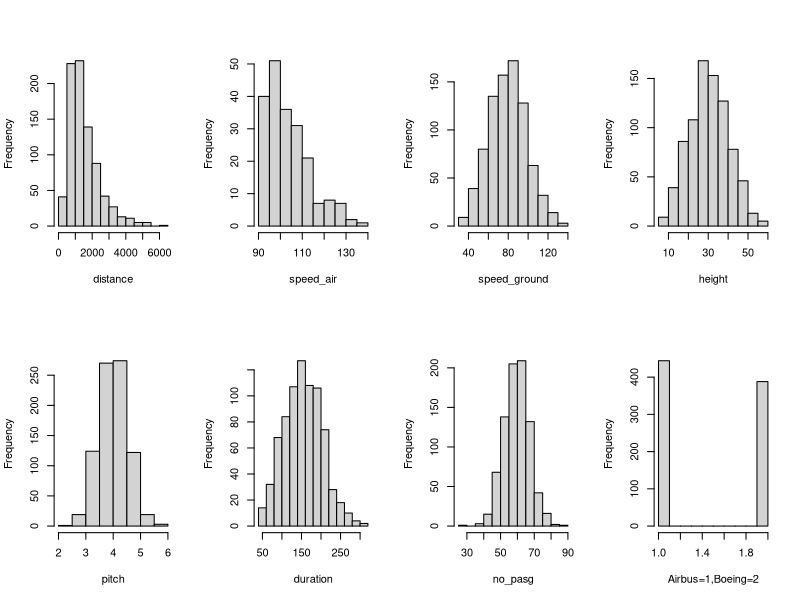
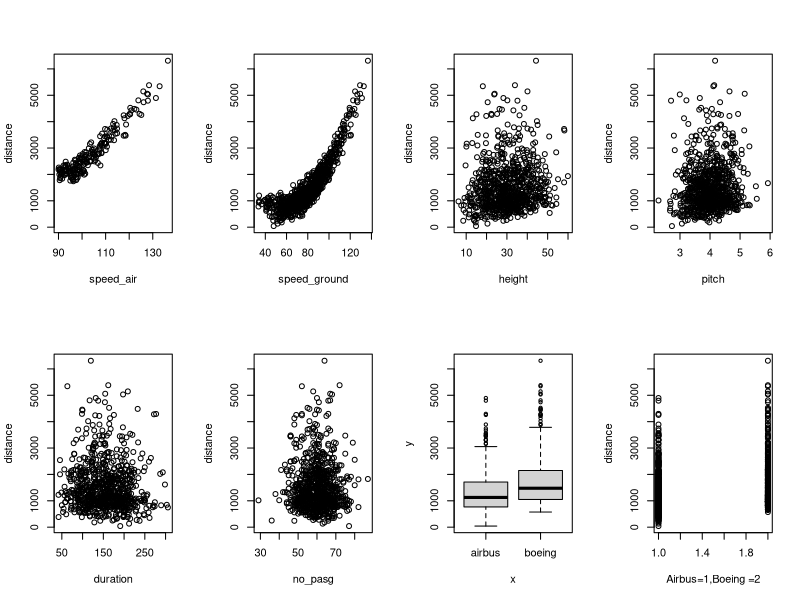
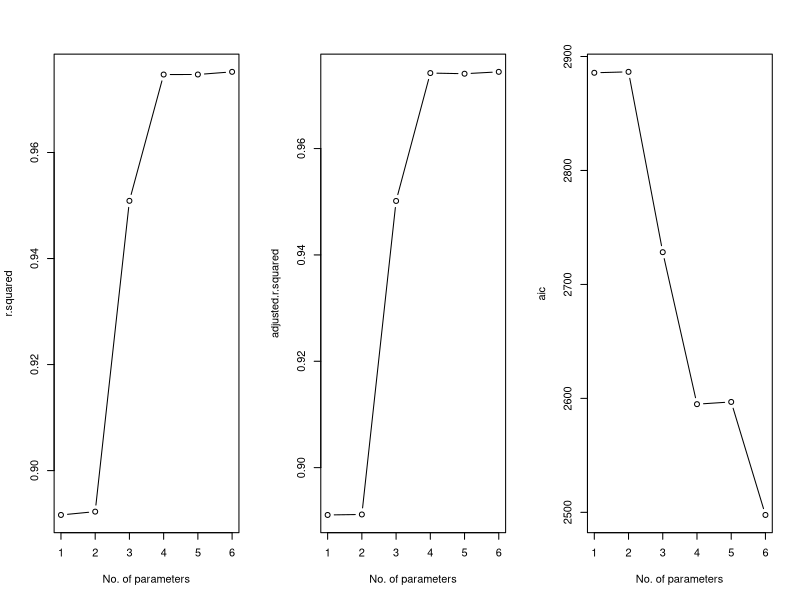

Here is the R script that generated these plots, in order:
rm(list = ls())

## Initial exploration of the data

# Step 1: Read in data
library(readxl)
FAA1 <- read_excel("FAA1.xls")
FAA2 <- read_excel("FAA2.xls")

# Step 2: Check structure of each data set
str(FAA1)
str(FAA2)
FAA1$aircraft <- factor(FAA1$aircraft) 
FAA2$aircraft <- factor(FAA2$aircraft)

# Step 3: Merge the two data sets 

# Before merging, will add duration column to FAA2
FAA2$duration <- rep(NA, 150)
FAA <- rbind(FAA1, FAA2)

# Check for duplicates 
sum(duplicated(FAA[-2])) 

# There are 100 duplicates so these should be removed leaving 850 observations
FAA <- FAA[!duplicated(FAA[-2]),]

# Confirm that there are no duplicates
sum(duplicated(FAA[-2])) == 0

# Step 4: Check structure of combined data set
str(FAA)
summary(FAA)
apply(FAA[-1], 2, sd, na.rm = TRUE)

# Step 5: First presentation slide. See notes. 

## Data Cleaning and further exploration

# Step 6:

attach(FAA)

# Take a look at abnormal obervations for each variable
FAA[duration <= 40 & is.na(duration) == F,]
FAA[no_pasg <= 0, ] # sanity check
FAA[speed_ground < 30 | speed_ground > 140, ]
FAA[(speed_air < 30 | speed_air > 140) & is.na(speed_air) == F, ]
FAA[height < 6, ]
FAA[distance > 6000, ] # these are not abnormal

# Keep only rows with normal values
FAA <- FAA[(duration > 40 | is.na(duration) == T) & no_pasg > 0 & (speed_ground >= 30 & speed_ground <= 140) & 
    ((speed_air >= 30 & speed_air <= 140) | is.na(speed_air) == T) & height >= 6,]

attach(FAA)

# Check number of remaining rows
nrow(FAA)

# Step 7: Repeat Step 4
str(FAA)
summary(FAA)
apply(FAA[-1], 2, sd, na.rm = T)

# Step 8: Draw histograms for each variable
par(mfrow = c(2,4))
hist(distance, main = "")
hist(speed_air, main = "")
hist(speed_ground, main = "")
hist(height, main = "")
hist(pitch, main = "")
hist(duration, main = "")
hist(no_pasg, main = "")
hist(as.numeric(aircraft), main = "", xlab = "Airbus=1,Boeing=2")

# Step 9: Presentation slide

## Initial analysis for identifying important factors that impact the response variable "landing distance"

# Step 10: Compute pairwise correlation
cor(FAA[,2:7], FAA[,8], use = "complete.obs")
cor(as.numeric(aircraft), distance, use = "complete.obs")


# Step 11: Scatter plots
plot(speed_air, distance)
plot(speed_ground, distance)
plot(height, distance)
plot(pitch, distance)
plot(duration, distance)
plot(no_pasg, distance)
plot(aircraft, distance) # box plots for both aircraft types
plot(as.numeric(aircraft), distance, xlab = "Airbus=1,Boeing =2")

# Step 12
# Yes

## Regression using a single factor each time

# Step 13: Regress Y (landing distance) on each of the X variables
summary(lm(distance ~ speed_air))
summary(lm(distance ~ speed_ground))
summary(lm(distance ~ height))
summary(lm(distance ~ pitch))
summary(lm(distance ~ duration))
summary(lm(distance ~ no_pasg))
summary(lm(distance ~ aircraft))

# Step 14: Standardize each X variable to X' and then regress Y (landing distance) on each of the X' variables
scaled.FAA <- data.frame(scale(FAA[-1]))
summary(scaled.FAA)
apply(scaled.FAA, 2, sd, na.rm = T)
attach(scaled.FAA)
summary(lm(distance ~ speed_air))
summary(lm(distance ~ speed_ground))
summary(lm(distance ~ height))
summary(lm(distance ~ pitch))
summary(lm(distance ~ duration))
summary(lm(distance ~ no_pasg))
scaled.aircraft <- (as.numeric(aircraft) - mean(as.numeric(aircraft)))/sd(as.numeric(aircraft))
summary(lm(distance ~ scaled.aircraft))
attach(FAA)

# Step 15: Compare Tables 1,2,3. Create Table 0. 

## Check collinearity

# Step 16: Compare the regression coefficients of the three provided models
summary(lm(distance ~ speed_ground))
summary(lm(distance ~ speed_air))
summary(lm(distance ~ speed_ground + speed_air))

cor(speed_ground, speed_air, use = "complete.obs")

# Steps 17, 18 and 19: Fit 6 models according to variable ranking and plot 3 model selection criteria

r.squared <- rep(0,6)
adjusted.r.squared <- rep(0,6)
aic <- rep(0,6)

# Model 1: LD ~ Air speed
model <- lm(distance ~ speed_air)
r.squared[1] <- summary(model)$r.squared
adjusted.r.squared[1] <- summary(model)$adj.r.squared
aic[1] <- AIC(model)

# Model 2: LD ~ Air speed + Ground speed
model <- lm(distance ~ speed_air + speed_ground)
r.squared[2] <- summary(model)$r.squared
adjusted.r.squared[2] <- summary(model)$adj.r.squared
aic[2] <- AIC(model)

# Model 3: LD ~ Air speed + Ground speed + Aircraft type
model <- lm(distance ~ speed_air + speed_ground + aircraft)
r.squared[3] <- summary(model)$r.squared
adjusted.r.squared[3] <- summary(model)$adj.r.squared
aic[3] <- AIC(model)

# Model 4: LD ~ Air speed + Ground speed + Aircraft type + height
model <- lm(distance ~ speed_air + speed_ground + aircraft + height)
r.squared[4] <- summary(model)$r.squared
adjusted.r.squared[4] <- summary(model)$adj.r.squared
aic[4] <- AIC(model)

# Model 5: LD ~ Air speed + Ground speed + Aircraft type + height + pitch
model <- lm(distance ~ speed_air + speed_ground + aircraft + height + pitch)
r.squared[5] <- summary(model)$r.squared
adjusted.r.squared[5] <- summary(model)$adj.r.squared
aic[5] <- AIC(model)

# Model 6:  LD ~ Air speed + Ground speed + Aircraft type + height + duration
model <- lm(distance ~ speed_air + speed_ground + aircraft + height + pitch + duration)
r.squared[6] <- summary(model)$r.squared
adjusted.r.squared[6] <- summary(model)$adj.r.squared
aic[6] <- AIC(model)

# Plots
par(mfrow = c(1,3))
# R squared vs number of parameters 
plot(1:6, r.squared, type = "b", xlab = "No. of parameters")
# Adjusted R squared vs number of parameters 
plot(1:6, adjusted.r.squared, type = "b", xlab = "No. of parameters")
# AIC vs number of parameters 
plot(1:6, aic, type = "b", xlab = "No. of parameters")

##  Variable selection based on StepAIC algorithm

#Step 21: Use the R function "StepAIC" to perform forward variable selection. Compare the result with that in Step 19.

library(MASS)
fit1 <- lm(distance ~ ., na.omit(FAA))
fit2 <- lm(distance ~ 1, na.omit(FAA))
stepAIC(fit1,direction = "backward")$anova
stepAIC(fit2,direction = "forward", scope = list(upper = fit1,lower = fit2))$anova
stepAIC(fit2,direction = "both", scope = list(upper = fit1,lower = fit2))$anova


### Find predicted R squared of the final model

# This function calculates the PRESS

PRESS <- function(linear.model) {
  #' calculate the predictive residuals
  pr <- residuals(linear.model)/(1-lm.influence(linear.model)$hat)
  #' calculate the PRESS
  PRESS <- sum(pr^2)

  return(PRESS)
}

# This function calculates the Predictive r-squared

#' @title Predictive R-squared
#' @author Thomas Hopper
#' @description returns the predictive r-squared. Requires the function PRESS(), which returns
#'              the PRESS statistic.
#' @param linear.model A linear regression model (class 'lm'). Required.
#'
pred_r_squared <- function(linear.model) {
  #' Use anova() to get the sum of squares for the linear model
  lm.anova <- anova(linear.model)
  #' Calculate the total sum of squares
  tss <- sum(lm.anova$'Sum Sq')
  # Calculate the predictive R^2
  pred.r.squared <- 1 - PRESS(linear.model)/(tss)
  
  return(pred.r.squared)
}

# Call function on the final model
final_model <- lm(distance ~ speed_air + aircraft + height)
pred_r_squared(final_model)
